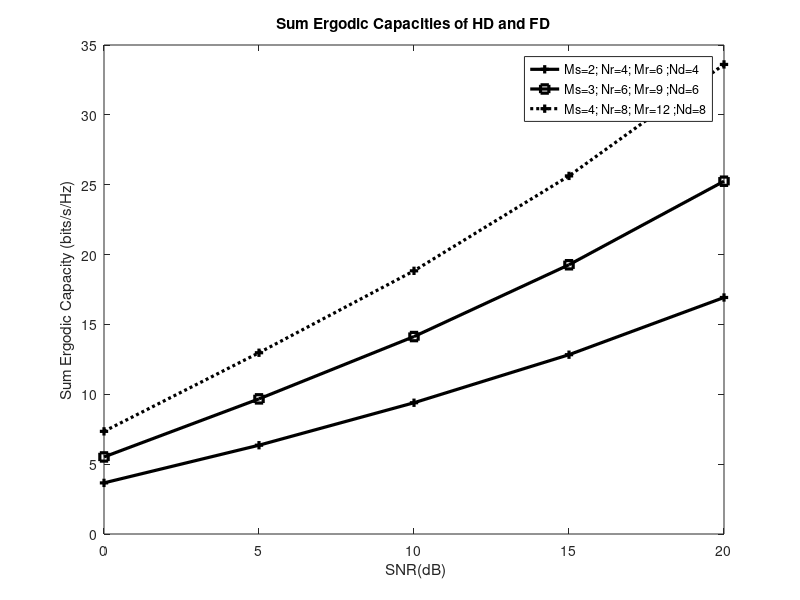

The MATLAB source for this figure:
%%% Please cite this article "Half-Duplex and Full-Duplex Interference
%%% Mitigation in Relays Assisted Heterogeneous Network" PlosOne ID: PONE-D-22-34295
%by Moubachir Madani Fadoul and Chee-Onn Chow"
% Figure number 4.
clearvars
close all
clc;

% number of channel realization
It = 1000;
% Number of transmit and receive antennas
M=2;  Nr=4;   Mr=6;  Nd=4;    %(2;6;2;4)-(3;6;2;4) -(3;6;2;4);
M1=3; Nr1=6;  Mr1=9; Nd1=6;
M2=4; Nr2=8;  Mr2=12; Nd2=8;

SNRdBvalues = [0:5:20];

SNRidx = 0;
for SNRdB=SNRdBvalues
    SNRdB;
    SNRidx = SNRidx + 1;
    SNR=10^(SNRdB/10);
     for kk=1:It
        
   % generate channel realization M=2; Nr=4; Mr=6; Nd=4;
        HS1R1 = (randn(Nr,M)+j*randn(Nr,M))/sqrt(2);
        HR1D1 = ( randn(Nd,Mr) + j*randn(Nd,Mr))/sqrt(2);
        HR1 = ( randn(Nr,Mr) + j*randn(Nr,Mr))/sqrt(2);
        HR1R2 = ( randn(Nr,Mr) + j*randn(Nr,Mr))/sqrt(2);
        HR1D2 = ( randn(Nd,Mr) + j*randn(Nd,Mr))/sqrt(2);
         
        HS2R2 = ( randn(Nr,M) + j*randn(Nr,M))/sqrt(2);        
        HR2D2 = ( randn(Nd,Mr) + j*randn(Nd,Mr))/sqrt(2);
        HR2 = ( randn(Nr,Mr) + j*randn(Nr,Mr))/sqrt(2);
        HR2R1 = ( randn(Nr,Mr) + j*randn(Nr,Mr))/sqrt(2);
        HR2D1 = ( randn(Nd,Mr) + j*randn(Nd,Mr))/sqrt(2);   
          [U1 S1 V1] = svd(HS1R1);
        [U11 S11 V11] = svd(HR1D1);
%% Null at the relay tx 
  %% Null at the relay tx 
  Wtu1=null(HR1); 
  Wto1=Wtu1';
  
  Wrr2=HR1R2*Wto1';
  Wrel = Wrr2';
  Wro2=null(Wrel); 
  
 Wteu1=null(HR1); 
 Wte1=Wteu1';
 
 Wteu2=null(HR2R1); 
 Wte2=Wteu2';
% Null at the destination Rx 
Wdess=HR2D1*Wte2';
 Wred1=null(Wdess'); 
 
Wdees=HR1D2*Wte1';
 Wred2=null(Wdees'); 
               
%          M1=3; Nr1=6; Mr1=9; Nd=6;
    % generate channel realization
        HS1R12 = (randn(Nr1,M1)+j*randn(Nr1,M1))/sqrt(2);
        HR1D12 = ( randn(Nd1,Mr1) + j*randn(Nd1,Mr1))/sqrt(2);
        HR12 = ( randn(Nr1,Mr1) + j*randn(Nr1,Mr1))/sqrt(2);
        HR1R22 = ( randn(Nr1,Mr1) + j*randn(Nr1,Mr1))/sqrt(2);
        HR1D22 = ( randn(Nd1,Mr1) + j*randn(Nd1,Mr1))/sqrt(2);
         
        HS2R22 = ( randn(Nr1,M1) + j*randn(Nr1,M1))/sqrt(2);        
        HR2D22 = ( randn(Nd1,Mr1) + j*randn(Nd1,Mr1))/sqrt(2);
        HR22 = ( randn(Nr1,Mr1) + j*randn(Nr1,Mr1))/sqrt(2);
        HR2R12 = ( randn(Nr1,Mr1) + j*randn(Nr1,Mr1))/sqrt(2);
        HR2D12 = ( randn(Nd1,Mr1) + j*randn(Nd1,Mr1))/sqrt(2);   
     [U2 S2 V2] = svd(HS1R12);
     [U22 S22 V22] = svd(HR1D12);
%% Null at the relay tx 
   %% Null at the relay tx 
  Wtu12=null(HR12); 
  Wto12=Wtu12';
  
  Wrr22=HR1R22*Wto12';
  Wrel2 = Wrr22';
  Wro22=null(Wrel2); 
  
 Wteu12=null(HR12); 
 Wte12=Wteu12';
 
 Wteu22=null(HR2R12); 
 Wte22=Wteu22';
% Null at the destination Rx 
Wdess2=HR2D12*Wte22';
 Wred12=null(Wdess2'); 
 
Wdees2=HR1D22*Wte12';
 Wred22=null(Wdees2'); 
        
%         M2=4; Nr2=8; Mr2=12; Nd=8;
    % generate channel realization
        HS1R13 = (randn(Nr2,M2)+j*randn(Nr2,M2))/sqrt(2);
        HR1D13 = ( randn(Nd2,Mr2) + j*randn(Nd2,Mr2))/sqrt(2);
        HR13 = ( randn(Nr2,Mr2) + j*randn(Nr2,Mr2))/sqrt(2);
        HR1R23 = ( randn(Nr2,Mr2) + j*randn(Nr2,Mr2))/sqrt(2);
        HR1D23 = ( randn(Nd2,Mr2) + j*randn(Nd2,Mr2))/sqrt(2);
         
        HS2R23 = ( randn(Nr2,M2) + j*randn(Nr2,M2))/sqrt(2);        
        HR2D23 = ( randn(Nd2,Mr2) + j*randn(Nd2,Mr2))/sqrt(2);
        HR23 = ( randn(Nr2,Mr2) + j*randn(Nr2,Mr2))/sqrt(2);
        HR2R13 = ( randn(Nr2,Mr2) + j*randn(Nr2,Mr2))/sqrt(2);
        HR2D13 = ( randn(Nd2,Mr2) + j*randn(Nd2,Mr2))/sqrt(2); 
          [U3 S3 V3] = svd(HS1R13);
        [U33 S33 V33] = svd(HR1D13);
   %% Null at the relay tx 
  Wtu13=null(HR13); 
  Wto13=Wtu13';
  
  Wrr23=HR1R23*Wto13';
  Wrel3 = Wrr23';
  Wro23=null(Wrel3); 
  
 Wteu13=null(HR13); 
 Wte13=Wteu13';
 
 Wteu23=null(HR2R13); 
 Wte23=Wteu23';
% Null at the destination Rx 
Wdess3=HR2D13*Wte23';
 Wred13=null(Wdess3'); 
 
Wdees3=HR1D23*Wte13';
 Wred23=null(Wdees3');          
%% Prpoposed Capacity -(S-R) M=2; Nr=4; Mr=6; Nd=4;       
 %% Prpoposed Scheme -(S1-R1) - Odd time slot-i 
            UU=(SNR/M *HS1R1*HS1R1'+eye(Nr));           
         CS1R1(kk)=real(log2(det(eye(Nr)+(UU))));  
%  Prpoposed Scheme of-(Ri-Di) 
          PP=SNR/Mr*S11'*S11;
        CR1D1(kk)=real(log2(det(eye(Mr)+(PP))));
        
        %% Prpoposed Scheme -(S1-R1)j
            AA=(SNR/M * Wro2*HS2R2'*HS2R2*Wro2'+Wro2*Wro2');          
         CS2R2(kk)=real(log2(det(eye(Nr)+(AA))));  
         
         %% % Prpoposed Scheme -(S1-R1) - even time slot-i 
 %% %% Prpoposed Scheme -(S1-R1) - even time slot-i 
        % %  Prpoposed Scheme of-(S-R) 
         DP=SNR/Mr* HS1R1*HS1R1';
        CS1R1EV(kk)=real(log2(det(eye(Nr)+(DP))));
%  Prpoposed Scheme of-(Ri-Di) 
        PW=SNR/Mr*Wred1'*HR1D1*Wte1'*Wte1*HR1D1'*Wred1+(Wred1'*Wred1);
        CR1D1EV(kk)=real(log2(det(eye(M)+(PW))));
                 
        %%  Prpoposed Capacity -(S-R) M1=3; Nr1=6; Mr1=9; Nd=6;
        % Prpoposed Scheme -(S1-R1) - Odd time slot-i 
%% Prpoposed Scheme -(S1-R1) - Odd time slot-i 
            UU22=(SNR/M1 *HS1R12*HS1R12'+eye(Nr1));           
         CS1R12(kk)=real(log2(det(eye(Nr1)+(UU22))));  
%  Prpoposed Scheme of-(Ri-Di) 
          PP22=SNR/Mr1*S22'*S22;
        CR1D12(kk)=real(log2(det(eye(Mr1)+(PP22))));
        
        %% Prpoposed Scheme -(S1-R1)j
            AA22=(SNR/M1 * Wro22*HS2R22'*HS2R22*Wro22'+Wro22*Wro22');          
         CS2R22(kk)=real(log2(det(eye(Nr1)+(AA22))));  
         
         %% % Prpoposed Scheme -(S1-R1) - even time slot-i 
 %% %% Prpoposed Scheme -(S1-R1) - even time slot-i 
        % %  Prpoposed Scheme of-(S-R) 
         DP22=SNR/Mr1* HS1R12*HS1R12';
        CS1R1EV2(kk)=real(log2(det(eye(Nr1)+(DP22))));
%  Prpoposed Scheme of-(Ri-Di) 
        PW22=SNR/Mr1*Wred12'*HR1D12*Wte12'*Wte12*HR1D12'*Wred12+(Wred12'*Wred12);
        CR1D1EV2(kk)=real(log2(det(eye(M1)+(PW22))));
                                      
   %% Prpoposed Capacity -(S-R)  M2=4; Nr2=8; Mr2=12; Nd=8;
   %% Prpoposed Scheme -(S1-R1) - Odd time slot-i 
           %% Prpoposed Scheme -(S1-R1) - Odd time slot-i 
            UU33=(SNR/M2 *HS1R13*HS1R13'+eye(Nr2));           
         CS1R13(kk)=real(log2(det(eye(Nr2)+(UU33))));  
%  Prpoposed Scheme of-(Ri-Di) 
          PP33=SNR/Mr2*S33'*S33;
        CR1D13(kk)=real(log2(det(eye(Mr2)+(PP33))));
        
        %% Prpoposed Scheme -(S1-R1)j
            AA33=(SNR/M2 * Wro23*HS2R23'*HS2R23*Wro23'+Wro23*Wro23');          
         CS2R23(kk)=real(log2(det(eye(Nr2)+(AA33))));  
         
         %% % Prpoposed Scheme -(S1-R1) - even time slot-i 
 %% %% Prpoposed Scheme -(S1-R1) - even time slot-i 
        % %  Prpoposed Scheme of-(S-R) 
         DP33=SNR/Mr2* HS1R13*HS1R13';
        CS1R1EV3(kk)=real(log2(det(eye(Nr2)+(DP33))));
%  Prpoposed Scheme of-(Ri-Di) 
        PW33=SNR/Mr2*Wred13'*HR1D13*Wte13'*Wte13*HR1D13'*Wred13+(Wred13'*Wred13);
        CR1D1EV3(kk)=real(log2(det(eye(M2)+(PW33))));

          end
          
     % min
       % min
        CAPS1RD1=0.5*min(CS1R1,CR1D1); %Proposed Scheme -odd time slot i
        CAPSRD12=0.5*min(CS1R1EV,CR1D1EV); %Proposed Scheme -even time slot i
        CASRDFD=(CAPS1RD1+CAPSRD12);  % M=2; Nr=6; Mr=2; Nd=4;
        
         CASRDHD= 0.5*min(CS2R2,CR1D1EV); %% HD of proposed scheme  % M=2; Nr=4; Mr=6; Nd=4;
                                           
     CAPS1RD12=0.5*min(CS1R12,CR1D12); %Proposed Scheme -odd time slot i %% M=3; Nr=6; Mr=9; Nd=6;
        CAPSRD122=0.5*min(CS1R1EV2,CR1D1EV2); %Proposed Scheme -even time slot i
        CASRDFD2=(CAPS1RD12+CAPSRD122);  % M=3; Nr=6; Mr=9; Nd=6;
        
         CASRDHD2= 0.5*min(CS2R22,CR1D1EV2); %% HD of proposed scheme    % M=2; Nr=6; Mr=2; Nd=4;
                                           
         
        CAPS1RD13=0.5*min(CS1R13,CR1D13); %Proposed Scheme -odd time slot i      %%   % M2=4; Nr2=8; Mr2=12; Nd2=8;
        CAPSRD123=0.5*min(CS1R1EV3,CR1D1EV3); %Proposed Scheme -even time slot i
        CASRDFD3=(CAPS1RD13+CAPSRD123);  % M=2; Nr=6; Mr=2; Nd=4;
        
        CASRDHD3= 0.5*min(CS2R23,CR1D1EV3); %% HD of proposed scheme  % M=2; Nr=4; Mr=6; Nd=4;
   
  
          
    % average over all channel realizations for a given SNR value
    CAPS1R1D1(SNRidx)  = mean(CASRDFD);  %% M=2; Nr=4; Mr=6; Nd=4;
    CAPSRDHDPR(SNRidx)  = mean(CASRDHD);
     
     CAPS1R1D12(SNRidx)  = mean(CASRDFD2); %% M1=3; Nr1=9; Mr1=3; Nd=6;
    CAPSRDHDPR2(SNRidx)  = mean(CASRDHD2);
     
                                        
   CAPS1R1D13(SNRidx)  = mean(CASRDFD3);  % M2=4; Nr2=12; Mr2=4; Nd=8;
   CAPSRDHDPR3(SNRidx)  = mean(CASRDHD3);
end

% plot
figure(1)

plot(SNRdBvalues, (CAPS1R1D1+CAPSRDHDPR),'k-+','linewidth',2.3)
 hold on
 plot(SNRdBvalues,(CAPS1R1D12+CAPSRDHDPR2),'k-s','linewidth',2.3)
 hold on
plot(SNRdBvalues, (CAPS1R1D13+CAPSRDHDPR3),'k:+','linewidth',2.3)

title('Sum Ergodic Capacities of HD and FD')
xlabel(' SNR(dB)')
ylabel('Sum Ergodic Capacity (bits/s/Hz)')
legend('Ms=2; Nr=4; Mr=6 ;Nd=4','Ms=3; Nr=6; Mr=9 ;Nd=6 ','Ms=4; Nr=8; Mr=12 ;Nd=8')
hold off
